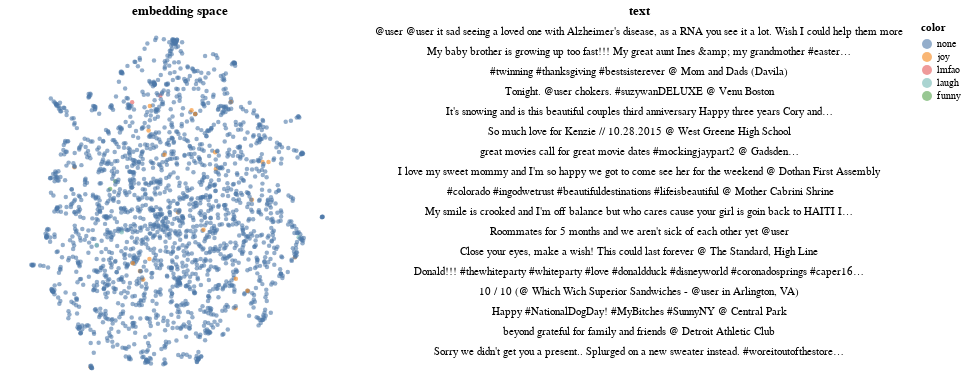

Here is the notebook cell this chart was saved with:
### Code cell
plot_text(X, sampled_texts, color_words=["joy", "lmfao", "humor", "laughter", "laugh", "funny", "lighthearted"])

### Figure 1 — Vega-Lite specification as saved in the notebook (floating-point values rounded to 4 significant figures; data arrays with more than 128 entries replaced by an {"elided": "..."} marker saying what was removed)
{"config": {"view": {"continuousWidth": 400, "continuousHeight": 300, "strokeWidth": 0}, "axis": {"grid": false}}, "hconcat": [{"mark": {"type": "circle", "opacity": 0.6, "size": 20}, "encoding": {"color": {"field": "color", "sort": ["none", "joy", "lmfao", "humor", "laughter", "laugh", "funny", "lighthearted"], "type": "nominal"}, "tooltip": [{"field": "text", "type": "nominal"}], "x": {"axis": null, "field": "x1", "scale": {"zero": false}, "type": "quantitative"}, "y": {"axis": null, "field": "x2", "scale": {"zero": false}, "type": "quantitative"}}, "height": 350, "selection": {"selector004": {"type": "interval"}}, "title": "embedding space", "width": 350}, {"mark": "text", "encoding": {"text": {"field": "trunc_text", "type": "nominal"}, "x": {"axis": null, "field": "r", "type": "quantitative"}, "y": {"axis": null, "field": "row_number", "type": "ordinal"}}, "title": "text", "transform": [{"window": [{"op": "row_number", "field": "", "as": "row_number"}]}, {"filter": {"selection": "selector004"}}, {"window": [{"op": "rank", "field": "row_number", "as": "rank"}]}, {"filter": "(datum.rank < 18)"}]}], "data": {"name": "data-6a84db74203997af55adebd861a2bb6e"}, "$schema": "https://vega.github.io/schema/vega-lite/v4.17.0.json", "datasets": {"data-6a84db74203997af55adebd861a2bb6e": {"elided": "2000 records"}}}
